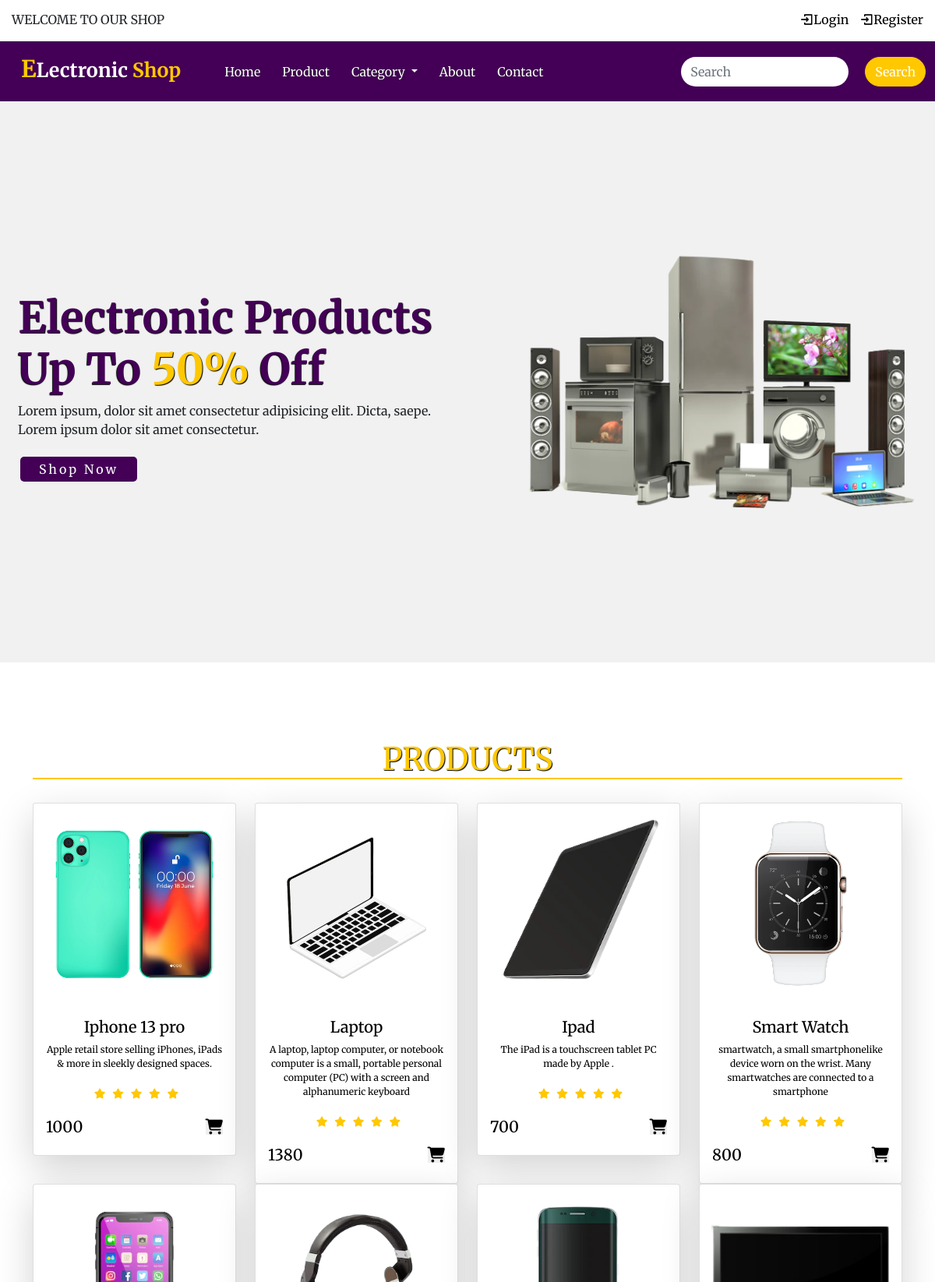
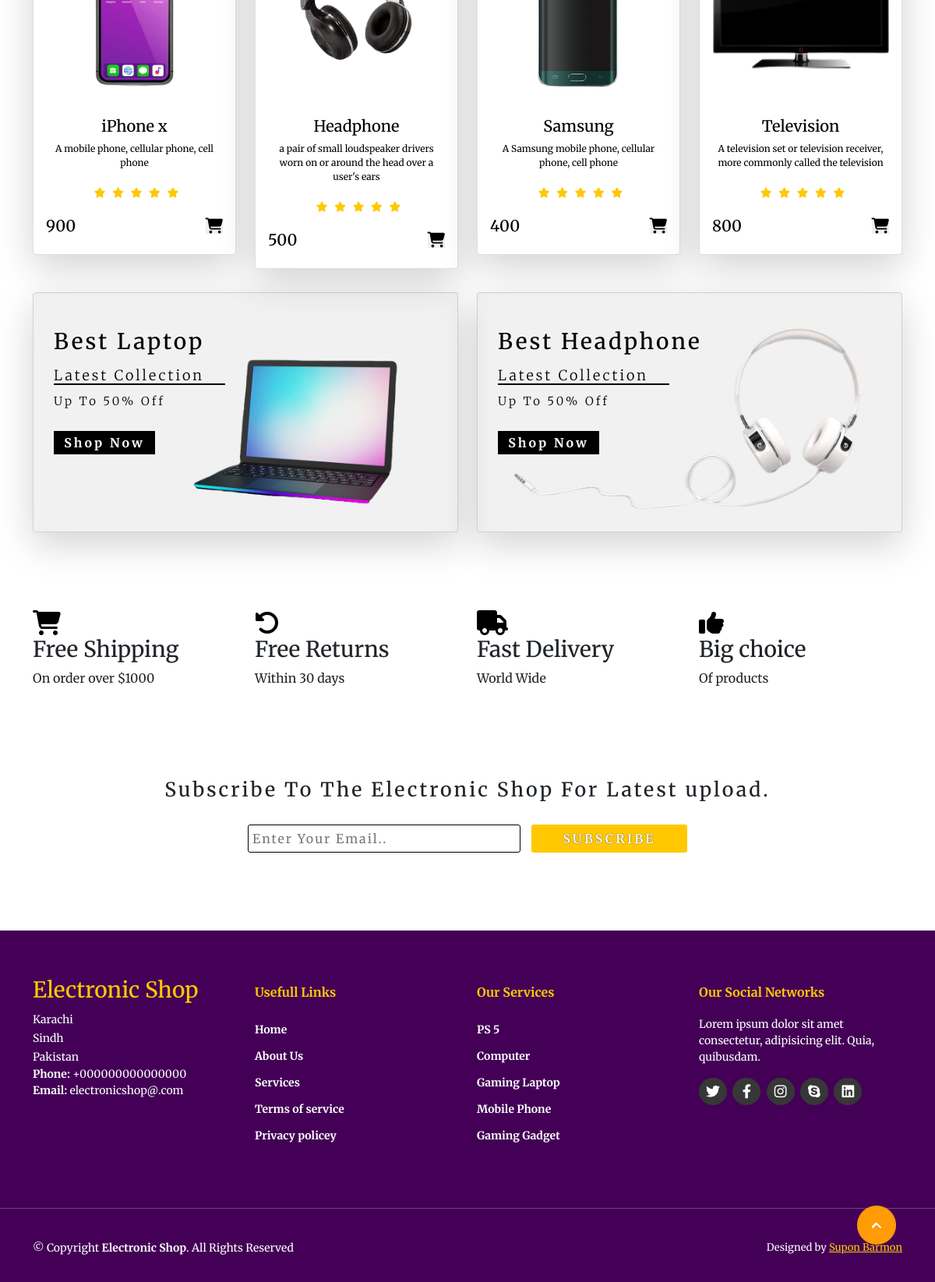
/fontend/index.php, run on the app's committed database (2 pictures, top to bottom).
### tables this page shows
CREATE TABLE `products` (
  `id` int NOT NULL,
  `name` varchar(100) NOT NULL,
  `category_name` varchar(100) NOT NULL,
  `description` varchar(255) NOT NULL,
  `price` varchar(200) NOT NULL,
  `photo` varchar(255) DEFAULT NULL,
  `created_at` timestamp NOT NULL DEFAULT CURRENT_TIMESTAMP,
  `updated_at` timestamp NOT NULL DEFAULT CURRENT_TIMESTAMP
);

### src/Product/Product.php (called while the page is built, shortened)
<?php
class Product
{
    public function index()
    {
        $db = new Db;
        $db->connect();
        $sqlData = $db->prepareSql("SELECT * FROM products ");
        $sqlData->execute();
        $result = $sqlData->fetchAll();
        return $result;
    }
}
?>

### src/Db.php (called while the page is built, shortened)
<?php
class Db{
    public $pdo;
    public function connect(){
        try {
           $servername = "localhost";
           $username = "root";
           $password = "";
            $this->pdo = new PDO("mysql:host=$servername;dbname=electronic_shop", $username, $password);
             $this->pdo->setAttribute(PDO::ATTR_ERRMODE, PDO::ERRMODE_EXCEPTION);
          } catch(PDOException $e) {
            echo "Connection failed: " . $e->getMessage();
          }
    }
    public function prepareSql($sql){
      return $this->pdo->prepare($sql);
    }
}
?>

### fontend/index.php (the view, shortened to what this page needs)
<?php
$users = new Product;
$results = $users->index();
?>
<!DOCTYPE html>
<html lang="en">
<?php include('./partials/inc/header.php')?>
<section class="home">
    <div class="content">
        <h1> <span>Electronic Products</span>
            <br>
            Up To <span id="span2">50%</span> Off
        </h1>
        <p>Lorem ipsum, dolor sit amet consectetur adipisicing elit. Dicta, saepe.
            <br>Lorem ipsum dolor sit amet consectetur.
        </p>
        <div class="btn"><button>Shop Now</button></div>
    </div>
    <div class="img">
        <img src="../public/assets/image/fontend/images/background.png" alt="">
    </div>
</section>
<div class="container" id="product-cards">
    <h1 class="text-center" id="pro">PRODUCTS</h1>
    <div class="row" style="margin-top: 30px;">
        <?php
        $i = 0;
        foreach($results as $data){ ?>
        <div class="col-md-3 py-3 py-md-0" <?php echo ++$i;?>>
            <a class="text-decoration-none" href="product-details.php?id=<?php echo $data['id']?>">
                <div class="card shadow-lg">
                    <img src="<?php echo '../public/assets/upload/'.$data['photo'] ?>" width="" height="" alt="">
                    <div class="card-body">
                        <h3 class="text-center">
                            <?php echo $data['name']?>
                        </h3>
                        <p class="text-center">
                            <?php echo $data['description']?>
                        </p>
                        <div class="star text-center">
                            <i class="fa-solid fa-star checked"></i>
                            <i class="fa-solid fa-star checked"></i>
                            <i class="fa-solid fa-star checked"></i>
                            <i class="fa-solid fa-star checked"></i>
                            <i class="fa-solid fa-star checked"></i>
                        </div>
                        <h2>
                            <?php echo $data['price']?? '' ?>
                            <span>
                                <button class="fa-solid fa-cart-shopping btn-card" data-bs-toggle="modal"
                                    data-bs-target="#exampleModal">
                                </button>
                            </span>
                        </h2>
                    </div>
                </div>
            </a>
        </div>
        <?php } ?>
    </div>
</div>
<div class="container" id="other-cards">
    <div class="row">
        <div class="col-md-6 py-3 py-md-0">
            <div class="card shadow-lg">
                <img src="../public/assets/image/fontend/images/c1.png" alt="">
                <div class="card-img-overlay">
                    <h3>Best Laptop</h3>
                    <h5>Latest Collection</h5>
                    <p>Up To 50% Off</p>
                    <button id="shopnow">Shop Now</button>
                </div>
            </div>
        </div>
        <div class="col-md-6 py-3 py-md-0">
            <div class="card shadow-lg">
                <img src="../public/assets/image/fontend/images/c2.png" alt="">
                <div class="card-img-overlay">
                    <h3>Best Headphone</h3>
                    <h5>Latest Collection</h5>
                    <p>Up To 50% Off</p>
                    <button id="shopnow">Shop Now</button>
                </div>
            </div>
        </div>
    </div>
</div>
<div class="container" id="offer">
    <div class="row">
        <div class="col-md-3 py-3 py-md-0">
            <i class="fa-solid fa-cart-shopping"></i>
            <h3>Free Shipping</h3>
            <p>On order over $1000</p>
        </div>
        <div class="col-md-3 py-3 py-md-0">
            <i class="fa-solid fa-rotate-left"></i>
            <h3>Free Returns</h3>
            <p>Within 30 days</p>
        </div>
        <div class="col-md-3 py-3 py-md-0">
            <i class="fa-solid fa-truck"></i>
            <h3>Fast Delivery</h3>
            <p>World Wide</p>
        </div>
        <div class="col-md-3 py-3 py-md-0">
            <i class="fa-solid fa-thumbs-up"></i>
            <h3>Big choice</h3>
            <p>Of products</p>
        </div>
    </div>
</div>
<div class="container" id="newslater">
    <h3 class="text-center">Subscribe To The Electronic Shop For Latest upload.</h3>
    <div class="input text-center">
        <input type="text" placeholder="Enter Your Email..">
        <button id="subscribe">SUBSCRIBE</button>
    </div>
</div>
<?php include('./partials/inc/footer.php')?>
<a href="#" class="arrow"><i><img src="../public/assets/image/fontend/images/arrow.png" alt=""></i></a>
</body>
</html>

### fontend/partials/inc/header.php (shortened to what this page needs)
<head>
    <link rel="stylesheet" href="../public/assets/css/fontend/css/style.css">
    <link rel="stylesheet" href="https://cdnjs.cloudflare.com/ajax/libs/font-awesome/6.2.0/css/all.min.css">
    <link href="https://cdn.jsdelivr.net/npm/bootstrap@5.0.2/dist/css/bootstrap.min.css" rel="stylesheet"
>
</head>
<body>
    <div class="top-navbar">
        <p>WELCOME TO OUR SHOP</p>
        <div class="icons">
            <a href="login.php"><img src="../public/assets/image/fontend/images/register.png" alt=""
                    width="18px">Login</a>
            <a href="register.php"><img src="../public/assets/image/fontend/images/register.png" alt=""
                    width="18px">Register</a>
        </div>
    </div>
    <nav class="navbar navbar-expand-lg" id="navbar">
        <div class="container-fluid">
            <a class="navbar-brand" href="index.php" id="logo"><span id="span1">E</span>Lectronic <span>Shop</span></a>
            <div class="collapse navbar-collapse" id="navbarSupportedContent">
                <ul class="navbar-nav me-auto mb-2 mb-lg-0">
                    <li class="nav-item">
                        <a class="nav-link active" aria-current="page" href="index.php">Home</a>
                    </li>
                    <li class="nav-item">
                        <a class="nav-link" href="#pro">Product</a>
                    </li>
                    <li class="nav-item dropdown">
                        <a class="nav-link dropdown-toggle" href="#" id="navbarDropdown" role="button"
                            data-bs-toggle="dropdown" aria-expanded="false">
                            Category
                        </a>
                    </li>
                    <li class="nav-item">
                        <a class="nav-link" href="about.php">About</a>
                    </li>
                    <li class="nav-item">
                        <a class="nav-link" href="contact.php">Contact</a>
                    </li>
                </ul>
                <form class="d-flex" id="search">
                    <input class="form-control me-2" type="search" placeholder="Search" aria-label="Search">
                    <button class="btn btn-outline-success" type="submit">Search</button>
                </form>
            </div>
        </div>
    </nav>

### fontend/partials/inc/footer.php
<footer id="footer">
    <div class="footer-top">
        <div class="container">
            <div class="row">
                <div class="col-lg-3 col-md-6 footer-contact">
                    <h3>Electronic Shop</h3>
                    <p>
                        Karachi <br>
                        Sindh <br>
                        Pakistan <br>
                    </p>
                    <strong>Phone:</strong> +000000000000000 <br>
                    <strong>Email:</strong> electronicshop@.com <br>
                </div>
                <div class="col-lg-3 col-md-6 footer-links">
                    <h4>Usefull Links</h4>
                    <ul>
                        <li><a href="#">Home</a></li>
                        <li><a href="#">About Us</a></li>
                        <li><a href="#">Services</a></li>
                        <li><a href="#">Terms of service</a></li>
                        <li><a href="#">Privacy policey</a></li>
                    </ul>
                </div>
                <div class="col-lg-3 col-md-6 footer-links">
                    <h4>Our Services</h4>
                    <ul>
                        <li><a href="#">PS 5</a></li>
                        <li><a href="#">Computer</a></li>
                        <li><a href="#">Gaming Laptop</a></li>
                        <li><a href="#">Mobile Phone</a></li>
                        <li><a href="#">Gaming Gadget</a></li>
                    </ul>
                </div>
                <div class="col-lg-3 col-md-6 footer-links">
                    <h4>Our Social Networks</h4>
                    <p>Lorem ipsum dolor sit amet consectetur, adipisicing elit. Quia, quibusdam.</p>
                    <div class="socail-links mt-3">
                        <a href="#"><i class="fa-brands fa-twitter"></i></a>
                        <a href="#"><i class="fa-brands fa-facebook-f"></i></a>
                        <a href="#"><i class="fa-brands fa-instagram"></i></a>
                        <a href="#"><i class="fa-brands fa-skype"></i></a>
                        <a href="#"><i class="fa-brands fa-linkedin"></i></a>
                    </div>
                </div>
            </div>
        </div>
    </div>
    <hr>
    <div class="container py-4">
        <div class="copyright">
            &copy; Copyright <strong><span>Electronic Shop</span></strong>. All Rights Reserved
        </div>
        <div class="credits">
            Designed by <a href="#">Supon Barmon</a>
        </div>
    </div>
</footer>

### data on the page
products: photo (picture), name "Iphone 13 pro", description "Apple retail store selling iPhones, iPads & more in sleekly designed spaces.", price "1000"
products: photo (picture), name "Laptop", description "A laptop, laptop computer, or notebook computer is a small, portable personal computer (PC) with a screen and alphanumeric keyboard", price "1380"
products: photo (picture), name "Ipad", description "The iPad is a touchscreen tablet PC made by Apple .", price "700"
products: photo (picture), name "Smart Watch", description "smartwatch, a small smartphonelike device worn on the wrist. Many smartwatches are connected to a smartphone", price "800"
products: photo (picture), name "iPhone x", description "A mobile phone, cellular phone, cell phone", price "900"
products: photo (picture), name "Headphone", description "a pair of small loudspeaker drivers worn on or around the head over a user's ears", price "500"
products: photo (picture), name "Samsung", description "A Samsung mobile phone, cellular phone, cell phone", price "400"
products: photo (picture), name "Television", description "A television set or television receiver, more commonly called the television", price "800"
